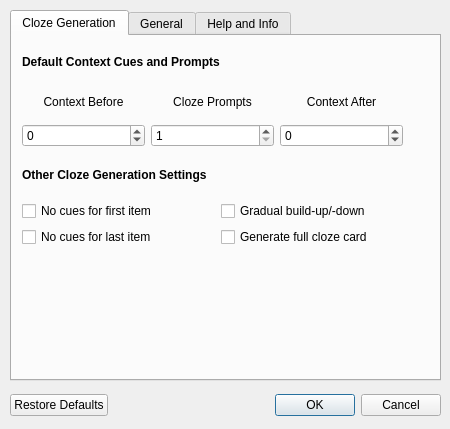
<?xml version="1.0" encoding="UTF-8"?>
<ui version="4.0">
 <class>Dialog</class>
 <widget class="QDialog" name="Dialog">
  <property name="geometry">
   <rect>
    <x>0</x>
    <y>0</y>
    <width>450</width>
    <height>429</height>
   </rect>
  </property>
  <property name="minimumSize">
   <size>
    <width>450</width>
    <height>429</height>
   </size>
  </property>
  <property name="maximumSize">
   <size>
    <width>450</width>
    <height>429</height>
   </size>
  </property>
  <property name="windowTitle">
   <string>Cloze Overlapper Options</string>
  </property>
  <widget class="QDialogButtonBox" name="buttonBox">
   <property name="geometry">
    <rect>
     <x>10</x>
     <y>390</y>
     <width>431</width>
     <height>31</height>
    </rect>
   </property>
   <property name="orientation">
    <enum>Qt::Horizontal</enum>
   </property>
   <property name="standardButtons">
    <set>QDialogButtonBox::Cancel|QDialogButtonBox::Ok|QDialogButtonBox::RestoreDefaults</set>
   </property>
  </widget>
  <widget class="QTabWidget" name="tabWidget">
   <property name="geometry">
    <rect>
     <x>10</x>
     <y>10</y>
     <width>431</width>
     <height>371</height>
    </rect>
   </property>
   <property name="currentIndex">
    <number>0</number>
   </property>
   <widget class="QWidget" name="tab">
    <attribute name="title">
     <string>Cloze Generation</string>
    </attribute>
    <widget class="QWidget" name="gridLayoutWidget">
     <property name="geometry">
      <rect>
       <x>10</x>
       <y>120</y>
       <width>391</width>
       <height>91</height>
      </rect>
     </property>
     <layout class="QGridLayout" name="gridLayout_2">
      <property name="leftMargin">
       <number>0</number>
      </property>
      <property name="rightMargin">
       <number>0</number>
      </property>
      <item row="1" column="0">
       <widget class="QCheckBox" name="cb_ncf">
        <property name="toolTip">
         <string>Don't provide any context cues for first cloze item</string>
        </property>
        <property name="text">
         <string>No cues for first item</string>
        </property>
       </widget>
      </item>
      <item row="0" column="0" colspan="2">
       <widget class="QLabel" name="label_10">
        <property name="text">
         <string>&lt;html&gt;&lt;head/&gt;&lt;body&gt;&lt;p&gt;&lt;span style=&quot; font-weight:600;&quot;&gt;Other Cloze Generation Settings&lt;/span&gt;&lt;/p&gt;&lt;/body&gt;&lt;/html&gt;</string>
        </property>
       </widget>
      </item>
      <item row="2" column="0">
       <widget class="QCheckBox" name="cb_ncl">
        <property name="toolTip">
         <string>Don't provide any context cues for last cloze item</string>
        </property>
        <property name="text">
         <string>No cues for last item</string>
        </property>
       </widget>
      </item>
      <item row="1" column="1">
       <widget class="QCheckBox" name="cb_incr">
        <property name="toolTip">
         <string>For notes that have multiple clozes revealed per card,&lt;br&gt;gradually build up to full reveal count at the start,&lt;br&gt;and vice-versa in the end</string>
        </property>
        <property name="text">
         <string>Gradual build-up/-down</string>
        </property>
       </widget>
      </item>
      <item row="2" column="1">
       <widget class="QCheckBox" name="cb_gfc">
        <property name="toolTip">
         <string>Don't provide any context cues for first cloze item</string>
        </property>
        <property name="text">
         <string>Generate full cloze card</string>
        </property>
       </widget>
      </item>
     </layout>
    </widget>
    <widget class="QWidget" name="gridLayoutWidget_2">
     <property name="geometry">
      <rect>
       <x>10</x>
       <y>10</y>
       <width>381</width>
       <height>101</height>
      </rect>
     </property>
     <layout class="QGridLayout" name="gridLayout_3">
      <property name="leftMargin">
       <number>0</number>
      </property>
      <property name="rightMargin">
       <number>0</number>
      </property>
      <item row="2" column="2">
       <widget class="QSpinBox" name="sb_after">
        <property name="toolTip">
         <string>Number of context cues after the prompt.&lt;br&gt;Set to -1/'all' to show all following items as context</string>
        </property>
        <property name="specialValueText">
         <string>all</string>
        </property>
        <property name="minimum">
         <number>-1</number>
        </property>
       </widget>
      </item>
      <item row="2" column="1">
       <widget class="QSpinBox" name="sb_cloze">
        <property name="toolTip">
         <string>Number of items to prompt for per card</string>
        </property>
        <property name="minimum">
         <number>1</number>
        </property>
       </widget>
      </item>
      <item row="1" column="0">
       <widget class="QLabel" name="label_12">
        <property name="text">
         <string>Context Before</string>
        </property>
        <property name="alignment">
         <set>Qt::AlignCenter</set>
        </property>
       </widget>
      </item>
      <item row="1" column="1">
       <widget class="QLabel" name="label_13">
        <property name="text">
         <string>Cloze Prompts</string>
        </property>
        <property name="alignment">
         <set>Qt::AlignCenter</set>
        </property>
       </widget>
      </item>
      <item row="1" column="2">
       <widget class="QLabel" name="label_14">
        <property name="text">
         <string>Context After</string>
        </property>
        <property name="alignment">
         <set>Qt::AlignCenter</set>
        </property>
       </widget>
      </item>
      <item row="2" column="0">
       <widget class="QSpinBox" name="sb_before">
        <property name="toolTip">
         <string>Number of context cues before the prompt.&lt;br&gt;Set to -1/'all' to show all previous items as context</string>
        </property>
        <property name="specialValueText">
         <string>all</string>
        </property>
        <property name="minimum">
         <number>-1</number>
        </property>
       </widget>
      </item>
      <item row="0" column="0" colspan="3">
       <widget class="QLabel" name="label_11">
        <property name="text">
         <string>&lt;html&gt;&lt;head/&gt;&lt;body&gt;&lt;p&gt;&lt;span style=&quot; font-weight:600;&quot;&gt;Default Context Cues and Prompts&lt;/span&gt;&lt;/p&gt;&lt;/body&gt;&lt;/html&gt;</string>
        </property>
       </widget>
      </item>
     </layout>
    </widget>
   </widget>
   <widget class="QWidget" name="tab_2">
    <attribute name="title">
     <string>General</string>
    </attribute>
    <widget class="QWidget" name="formLayoutWidget">
     <property name="geometry">
      <rect>
       <x>10</x>
       <y>118</y>
       <width>401</width>
       <height>211</height>
      </rect>
     </property>
     <layout class="QGridLayout" name="gridLayout" rowstretch="0,0,0,0,0,0,0,0" rowminimumheight="0,0,0,0,0,0,0,0" columnminimumwidth="0,0,0">
      <property name="sizeConstraint">
       <enum>QLayout::SetDefaultConstraint</enum>
      </property>
      <item row="5" column="2">
       <widget class="QLineEdit" name="le_fl">
        <property name="toolTip">
         <string>These fields can only be renamed through this dialog</string>
        </property>
       </widget>
      </item>
      <item row="4" column="2">
       <widget class="QLineEdit" name="le_tx">
        <property name="toolTip">
         <string>These fields can only be renamed through this dialog</string>
        </property>
       </widget>
      </item>
      <item row="7" column="2">
       <widget class="QLineEdit" name="le_model">
        <property name="toolTip">
         <string>Comma-separated list of note types the add-on should be active on</string>
        </property>
        <property name="readOnly">
         <bool>false</bool>
        </property>
       </widget>
      </item>
      <item row="0" column="0" colspan="3">
       <widget class="QLabel" name="label_2">
        <property name="text">
         <string>&lt;b&gt;Field Names&lt;/b&gt;</string>
        </property>
        <property name="textFormat">
         <enum>Qt::AutoText</enum>
        </property>
       </widget>
      </item>
      <item row="4" column="0" colspan="2">
       <widget class="QLabel" name="label_8">
        <property name="text">
         <string>Text</string>
        </property>
       </widget>
      </item>
      <item row="3" column="2">
       <widget class="QLineEdit" name="le_st">
        <property name="toolTip">
         <string>These fields can only be renamed through this dialog</string>
        </property>
       </widget>
      </item>
      <item row="3" column="0" colspan="2">
       <widget class="QLabel" name="label_7">
        <property name="text">
         <string>Settings</string>
        </property>
       </widget>
      </item>
      <item row="1" column="0" colspan="2">
       <widget class="QLabel" name="label_3">
        <property name="text">
         <string>Original</string>
        </property>
       </widget>
      </item>
      <item row="1" column="2">
       <widget class="QLineEdit" name="le_og">
        <property name="toolTip">
         <string>These fields can only be renamed through this dialog</string>
        </property>
       </widget>
      </item>
      <item row="5" column="0" colspan="2">
       <widget class="QLabel" name="label_9">
        <property name="text">
         <string>Full</string>
        </property>
       </widget>
      </item>
      <item row="6" column="0" colspan="3">
       <widget class="QLabel" name="label_15">
        <property name="text">
         <string>&lt;html&gt;&lt;head/&gt;&lt;body&gt;&lt;p&gt;&lt;span style=&quot; font-weight:600;&quot;&gt;Overlapping Cloze Note Types&lt;/span&gt;&lt;/p&gt;&lt;/body&gt;&lt;/html&gt;</string>
        </property>
       </widget>
      </item>
      <item row="7" column="0" colspan="2">
       <widget class="QLabel" name="label_16">
        <property name="text">
         <string>Names</string>
        </property>
       </widget>
      </item>
     </layout>
    </widget>
    <widget class="QWidget" name="gridLayoutWidget_3">
     <property name="geometry">
      <rect>
       <x>10</x>
       <y>7</y>
       <width>404</width>
       <height>103</height>
      </rect>
     </property>
     <layout class="QGridLayout" name="gridLayout_4">
      <item row="1" column="0">
       <widget class="QCheckBox" name="cb_ns_new">
        <property name="toolTip">
         <string>Disables sibling-burying for cards generated by the add-on,&lt;br&gt;overriding whatever deck options might be set.&lt;br&gt;Only works on Anki desktop</string>
        </property>
        <property name="text">
         <string>Override sibling-spacing for new overlapping clozes</string>
        </property>
       </widget>
      </item>
      <item row="0" column="0">
       <widget class="QLabel" name="label_4">
        <property name="text">
         <string>&lt;b&gt;Scheduling&lt;/b&gt;</string>
        </property>
       </widget>
      </item>
      <item row="2" column="0">
       <widget class="QCheckBox" name="cb_ns_rev">
        <property name="toolTip">
         <string>Disables sibling-burying for cards generated by the add-on,&lt;br&gt;overriding whatever deck options might be set.&lt;br&gt;Only works on Anki desktop</string>
        </property>
        <property name="text">
         <string>Override sibling-spacing for overlapping cloze reviews</string>
        </property>
       </widget>
      </item>
      <item row="3" column="0">
       <widget class="QCheckBox" name="cb_sfc">
        <property name="text">
         <string>Automatically suspend full cloze cards initially</string>
        </property>
       </widget>
      </item>
     </layout>
    </widget>
   </widget>
   <widget class="QWidget" name="tab_3">
    <attribute name="title">
     <string>Help and Info</string>
    </attribute>
    <widget class="QTextBrowser" name="textBrowser">
     <property name="geometry">
      <rect>
       <x>-2</x>
       <y>-2</y>
       <width>431</width>
       <height>341</height>
      </rect>
     </property>
     <property name="html">
      <string>&lt;!DOCTYPE HTML PUBLIC &quot;-//W3C//DTD HTML 4.0//EN&quot; &quot;http://www.w3.org/TR/REC-html40/strict.dtd&quot;&gt;
&lt;html&gt;&lt;head&gt;&lt;meta name=&quot;qrichtext&quot; content=&quot;1&quot; /&gt;&lt;style type=&quot;text/css&quot;&gt;
p, li { white-space: pre-wrap; }
&lt;/style&gt;&lt;/head&gt;&lt;body style=&quot; font-family:'Ubuntu'; font-size:11pt; font-weight:400; font-style:normal;&quot;&gt;
&lt;p style=&quot;-qt-paragraph-type:empty; margin-top:40px; margin-bottom:0px; margin-left:10px; margin-right:10px; -qt-block-indent:0; text-indent:0px;&quot;&gt;&lt;br /&gt;&lt;/p&gt;
&lt;p style=&quot; margin-top:0px; margin-bottom:12px; margin-left:10px; margin-right:10px; -qt-block-indent:0; text-indent:0px;&quot;&gt;&lt;span style=&quot; font-weight:600;&quot;&gt;Credits and License&lt;/span&gt; &lt;/p&gt;
&lt;p style=&quot; margin-top:12px; margin-bottom:12px; margin-left:10px; margin-right:10px; -qt-block-indent:0; text-indent:0px;&quot;&gt;&lt;span style=&quot; font-style:italic;&quot;&gt;Cloze Overlapper&lt;/span&gt; is copyright © 2016-2017 &lt;a href=&quot;https://github.com/Glutanimate&quot;&gt;&lt;span style=&quot; text-decoration: underline; color:#0000ff;&quot;&gt;Aristotelis P.&lt;/span&gt;&lt;/a&gt; &lt;/p&gt;
&lt;p style=&quot; margin-top:12px; margin-bottom:12px; margin-left:10px; margin-right:10px; -qt-block-indent:0; text-indent:0px;&quot;&gt;This add-on is licensed under the GNU GPLv3. &lt;/p&gt;
&lt;p style=&quot; margin-top:14px; margin-bottom:12px; margin-left:10px; margin-right:10px; -qt-block-indent:0; text-indent:0px;&quot;&gt;&lt;span style=&quot; font-weight:600;&quot;&gt;Help and Support&lt;/span&gt; &lt;/p&gt;
&lt;ul style=&quot;margin-top: 0px; margin-bottom: 0px; margin-left: 0px; margin-right: 0px; -qt-list-indent: 0;&quot;&gt;&lt;li style=&quot; margin-top:12px; margin-bottom:10px; margin-left:35px; margin-right:10px; -qt-block-indent:0; text-indent:0px;&quot;&gt;&lt;a href=&quot;https://github.com/Glutanimate/cloze-overlapper/wiki&quot;&gt;&lt;span style=&quot; text-decoration: underline; color:#0000ff;&quot;&gt;Cloze Overlapper Wiki&lt;/span&gt;&lt;/a&gt;&lt;/li&gt;
&lt;li style=&quot; margin-top:0px; margin-bottom:10px; margin-left:35px; margin-right:10px; -qt-block-indent:0; text-indent:0px;&quot;&gt;&lt;a href=&quot;https://www.youtube.com/playlist?list=PL3MozITKTz5Y9owI163AJMYqKwhFrTKcT&quot;&gt;&lt;span style=&quot; text-decoration: underline; color:#0000ff;&quot;&gt;Video Tutorials on YouTube&lt;/span&gt;&lt;/a&gt;&lt;/li&gt;
&lt;li style=&quot; text-decoration: underline; color:#0000ff;&quot; style=&quot; margin-top:0px; margin-bottom:10px; margin-left:35px; margin-right:10px; -qt-block-indent:0; text-indent:0px;&quot;&gt;&lt;a href=&quot;https://anki.tenderapp.com/discussions/add-ons/9407-cloze-overlapper-official-thread&quot;&gt;Official Support Thread&lt;/a&gt;&lt;/li&gt;&lt;/ul&gt;&lt;/body&gt;&lt;/html&gt;</string>
     </property>
    </widget>
   </widget>
  </widget>
 </widget>
 <tabstops>
  <tabstop>tabWidget</tabstop>
  <tabstop>sb_before</tabstop>
  <tabstop>sb_cloze</tabstop>
  <tabstop>sb_after</tabstop>
  <tabstop>cb_ncf</tabstop>
  <tabstop>cb_ncl</tabstop>
  <tabstop>cb_incr</tabstop>
  <tabstop>le_og</tabstop>
  <tabstop>le_st</tabstop>
  <tabstop>le_tx</tabstop>
  <tabstop>le_fl</tabstop>
  <tabstop>le_model</tabstop>
  <tabstop>buttonBox</tabstop>
 </tabstops>
 <resources/>
 <connections>
  <connection>
   <sender>buttonBox</sender>
   <signal>accepted()</signal>
   <receiver>Dialog</receiver>
   <slot>accept()</slot>
   <hints>
    <hint type="sourcelabel">
     <x>228</x>
     <y>404</y>
    </hint>
    <hint type="destinationlabel">
     <x>157</x>
     <y>274</y>
    </hint>
   </hints>
  </connection>
  <connection>
   <sender>buttonBox</sender>
   <signal>rejected()</signal>
   <receiver>Dialog</receiver>
   <slot>reject()</slot>
   <hints>
    <hint type="sourcelabel">
     <x>296</x>
     <y>410</y>
    </hint>
    <hint type="destinationlabel">
     <x>286</x>
     <y>274</y>
    </hint>
   </hints>
  </connection>
 </connections>
</ui>
